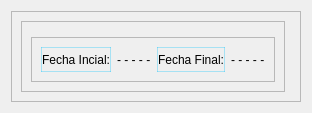
            <widget class="QWidget" name="Time_2">
             <layout class="QVBoxLayout" name="verticalLayout_22">
              <item>
               <widget class="QFrame" name="Time">
                <property name="frameShape">
                 <enum>QFrame::StyledPanel</enum>
                </property>
                <property name="frameShadow">
                 <enum>QFrame::Raised</enum>
                </property>
                <layout class="QHBoxLayout" name="horizontalLayout_24">
                 <item>
                  <widget class="QFrame" name="frame_42">
                   <property name="frameShape">
                    <enum>QFrame::StyledPanel</enum>
                   </property>
                   <property name="frameShadow">
                    <enum>QFrame::Raised</enum>
                   </property>
                   <layout class="QVBoxLayout" name="verticalLayout_24">
                    <item>
                     <widget class="QFrame" name="frame_44">
                      <property name="sizePolicy">
                       <sizepolicy hsizetype="Preferred" vsizetype="Expanding">
                        <horstretch>0</horstretch>
                        <verstretch>0</verstretch>
                       </sizepolicy>
                      </property>
                      <property name="frameShape">
                       <enum>QFrame::StyledPanel</enum>
                      </property>
                      <property name="frameShadow">
                       <enum>QFrame::Raised</enum>
                      </property>
                      <widget class="QLabel" name="label_20">
                       <property name="geometry">
                        <rect>
                         <x>0</x>
                         <y>10</y>
                         <width>371</width>
                         <height>31</height>
                        </rect>
                       </property>
                       <property name="styleSheet">
                        <string notr="true">#label_20 {font-size:30px}</string>
                       </property>
                       <property name="text">
                        <string>Disponibiliad de Tiempo</string>
                       </property>
                       <property name="scaledContents">
                        <bool>true</bool>
                       </property>
                      </widget>
                      <widget class="QLabel" name="label_21">
                       <property name="geometry">
                        <rect>
                         <x>10</x>
                         <y>50</y>
                         <width>351</width>
                         <height>21</height>
                        </rect>
                       </property>
                       <property name="text">
                        <string>1. Seleccione la fecha inicial y luego click en &quot;Fecha Incial&quot;</string>
                       </property>
                      </widget>
                      <widget class="QLabel" name="label_22">
                       <property name="geometry">
                        <rect>
                         <x>10</x>
                         <y>70</y>
                         <width>341</width>
                         <height>21</height>
                        </rect>
                       </property>
                       <property name="text">
                        <string>2. Seleccione la fecha final y luego click en &quot;Fecha Final&quot;</string>
                       </property>
                      </widget>
                      <widget class="QCalendarWidget" name="calendarWidget">
                       <property name="geometry">
                        <rect>
                         <x>10</x>
                         <y>100</y>
                         <width>401</width>
                         <height>271</height>
                        </rect>
                       </property>
                       <property name="styleSheet">
                        <string notr="true">background-color:#87CEFA;
color: black;</string>
                       </property>
                      </widget>
                     </widget>
                    </item>
                    <item alignment="Qt::AlignBottom">
                     <widget class="QFrame" name="frame_45">
                      <property name="frameShape">
                       <enum>QFrame::StyledPanel</enum>
                      </property>
                      <property name="frameShadow">
                       <enum>QFrame::Raised</enum>
                      </property>
                      <layout class="QHBoxLayout" name="horizontalLayout_25">
                       <item>
                        <widget class="QPushButton" name="pushButton_18">
                         <property name="minimumSize">
                          <size>
                           <width>0</width>
                           <height>25</height>
                          </size>
                         </property>
                         <property name="maximumSize">
                          <size>
                           <width>16777215</width>
                           <height>25</height>
                          </size>
                         </property>
                         <property name="styleSheet">
                          <string notr="true">QPushButton:hover
{background-color: rgb(6, 194, 252, 50);

}

#pushButton_18  {border: 1px solid  rgb(6, 194, 252, 80)}</string>
                         </property>
                         <property name="text">
                          <string>Fecha Incial:</string>
                         </property>
                        </widget>
                       </item>
                       <item>
                        <widget class="QLabel" name="label_23">
                         <property name="text">
                          <string>- - - - -</string>
                         </property>
                        </widget>
                       </item>
                       <item>
                        <widget class="QPushButton" name="pushButton_19">
                         <property name="maximumSize">
                          <size>
                           <width>16777215</width>
                           <height>25</height>
                          </size>
                         </property>
                         <property name="baseSize">
                          <size>
                           <width>0</width>
                           <height>25</height>
                          </size>
                         </property>
                         <property name="styleSheet">
                          <string notr="true">QPushButton:hover
{background-color: rgb(6, 194, 252, 50);

}

#pushButton_19  {border: 1px solid  rgb(6, 194, 252, 80)}</string>
                         </property>
                         <property name="text">
                          <string>Fecha Final:</string>
                         </property>
                        </widget>
                       </item>
                       <item>
                        <widget class="QLabel" name="label_24">
                         <property name="text">
                          <string>- - - - -</string>
                         </property>
                        </widget>
                       </item>
                      </layout>
                     </widget>
                    </item>
                   </layout>
                  </widget>
                 </item>
                 <item>
                  <widget class="QFrame" name="frame_43">
                   <property name="frameShape">
                    <enum>QFrame::StyledPanel</enum>
                   </property>
                   <property name="frameShadow">
                    <enum>QFrame::Raised</enum>
                   </property>
                   <widget class="QComboBox" name="comboBox">
                    <property name="geometry">
                     <rect>
                      <x>230</x>
                      <y>10</y>
                      <width>151</width>
                      <height>22</height>
                     </rect>
                    </property>
                    <property name="styleSheet">
                     <string notr="true">background-color:#87CEFA;
color: black</string>
                    </property>
                    <item>
                     <property name="text">
                      <string>Jornada Diurna</string>
                     </property>
                    </item>
                    <item>
                     <property name="text">
                      <string>Jornada Diurna Especial</string>
                     </property>
                    </item>
                   </widget>
                   <widget class="QLabel" name="label_25">
                    <property name="geometry">
                     <rect>
                      <x>20</x>
                      <y>10</y>
                      <width>171</width>
                      <height>21</height>
                     </rect>
                    </property>
                    <property name="styleSheet">
                     <string notr="true">font-size: 15px</string>
                    </property>
                    <property name="text">
                     <string>Seleccione la Jornada:</string>
                    </property>
                   </widget>
                   <widget class="QFrame" name="frame_46">
                    <property name="geometry">
                     <rect>
                      <x>0</x>
                      <y>50</y>
                      <width>451</width>
                      <height>381</height>
                     </rect>
                    </property>
                    <property name="frameShape">
                     <enum>QFrame::StyledPanel</enum>
                    </property>
                    <property name="frameShadow">
                     <enum>QFrame::Raised</enum>
                    </property>
                    <layout class="QVBoxLayout" name="verticalLayout_25"/>
                   </widget>
                  </widget>
                 </item>
                </layout>
               </widget>
              </item>
             </layout>
            </widget>
